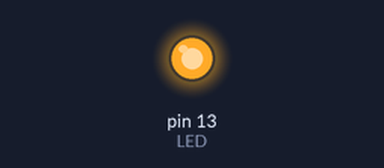
Simulated run of this program. Board: MicroPython board. Parts: output pins drawn as LEDs (lit = HIGH). Files the program writes start out absent; files that are not in the repository are absent. At 0.0 s the program stops and its outputs stay as they are.

Above: at 0.1 s.
Timing chart, 0 to 1.5 s (numbered marks = the images above):
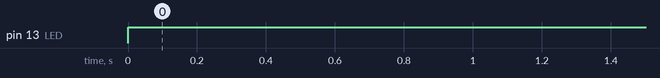

The program:

main.py
```python
from machine import Pin
import time, os

LED = Pin(13, Pin.OUT)

def load_state():
    try:
        with open("config.txt", "r") as f:
            return int(f.read().strip()) & 1
    except:
        return 0

def save_state_safe(state):
    # escreve temporário e renomeia
    with open("config.tmp", "w") as f:
        f.write(str(state))
        f.flush()
    # renomeia (substitui antigo de forma mais segura)
    try:
        os.remove("config.txt")
    except:
        pass
    os.rename("config.tmp", "config.txt")

state = load_state()
LED.value(state)

# alterna e salva (faça isso só quando necessário)
state ^= 1
LED.value(state)
save_state_safe(state)
```

Measured:
- by itself, pin 13 (LED): LOW → HIGH at 0.00 s
